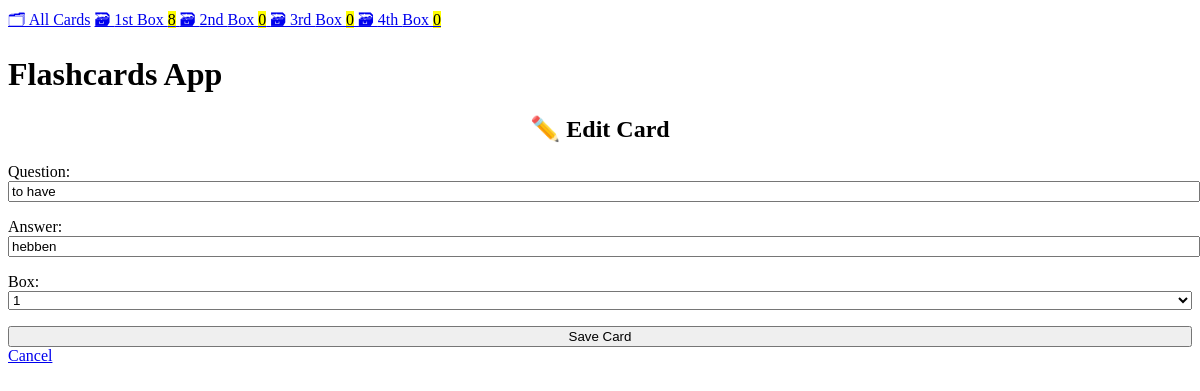
Screenshot of /edit/1 with the database file from the repository.
### cards/models.py (models this page shows, shortened)
class Card(models.Model):
    question = models.CharField(max_length=100)
    answer = models.CharField(max_length=100)
    box = models.IntegerField(
        choices=zip(BOXES, BOXES),
        default=BOXES[0],
    )
    date_created = models.DateTimeField(auto_now_add=True)

### cards/views.py (the view)
class CardUpdateView(CardCreateView, UpdateView):
    success_url = reverse_lazy("card-list")

### cards/templatetags/cards_tags.py (called while the page is built)
@register.inclusion_tag("cards/box_links.html")
def boxes_as_links():
    boxes = []
    for box_num in BOXES:
        card_count = Card.objects.filter(box=box_num).count()
        boxes.append({
            "number": box_num,
            "card_count": card_count,
        })
    return {"boxes": boxes}

### cards/templates/cards/card_form.html (shortened to what this page needs)
{% extends "cards/base.html" %}
{% block content %}
    {% if card %}
        <h2>✏️ Edit Card</h2>
    {% else %}
        <h2>✨ Create New Card</h2>
    {% endif %}
        <form method="post">
            {{ form.as_p }}
            <input type="submit" value="Save Card">
        </form>
    <a href="{% url 'card-list' %}">
        Cancel
    </a>
{% endblock %}

### cards/templates/cards/base.html (style rules this page uses)
:root { --accent: #6e48ad; --accent-bg: white; --bg: #fff; --text: #212121; --text-light: #585858; --border: #d8dae1; --code: #d81b60; --preformatted: #444; }
h2 { text-align: center; }
h2, h4 { margin-top: 0; }
input, select, textarea { width: 100%; }

### rows the page displays
Card: question "to have", answer "hebben", box "1"

### other values shown
{{ box.number | ordinal }} "1st" "2nd" "3rd" "4th"
{{ box.card_count }} "8" "0" "0" "0"
